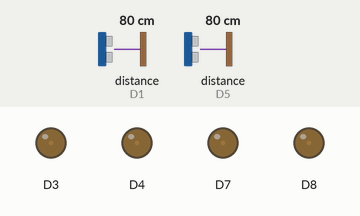
This sketch was run on a simulated ESP8266 (NodeMCU). On the bench: output pins drawn as LEDs (lit = HIGH). Wiring (inferred from the names in the program): 2 × ultrasonic range finder: trigger D2, echo D1 / trigger D6, echo D5. The inputs (shaded band) are chosen by the test bench; at power-on: distance to the obstacle (sensors on D1, D5) 80 cm. The echo pulse lasts 58.3 µs per cm; pins used as bus, display or sensor lines are not drawn.

Above: at 1.2 s.
1.3 s: distance to the obstacle (sensor on D1) set to 33 cm
2.8 s: distance to the obstacle (sensor on D1) set to 28 cm
At 3.8 s:
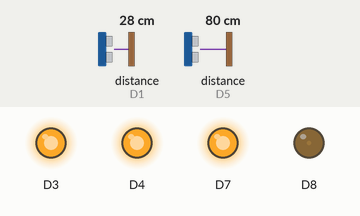
4.4 s: distance to the obstacle (sensor on D5) set to 34 cm
5.9 s: distance to the obstacle (sensor on D5) set to 27 cm
At 7.2 s:
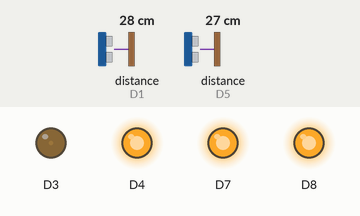
7.5 s: distance to the obstacle (sensor on D5) set to 35 cm
At 8.5 s:
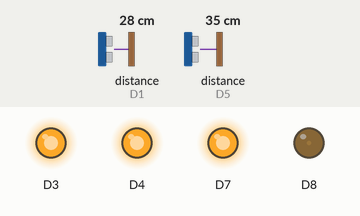
9.0 s: distance to the obstacle (sensor on D5) set to 32 cm
At 12.5 s:
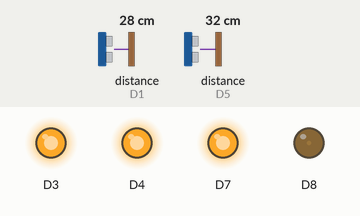
Timing chart, 0 to 13.0 s (numbered marks = the images above; inputs shaded):
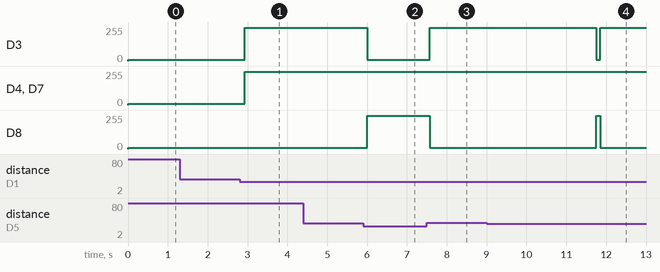

The sketch:

Reciever_two_way.ino
```cpp
// (licence header left out)
#define trigpin1 D2
#define echopin1 D1

#define trigpin2 D6
#define echopin2 D5

long duration1;
int distance1;

long duration2;
int distance2;


#include <ESP8266WiFi.h>
#include <espnow.h>

// Structure example to receive data
// Must match the sender structure
typedef struct struct_message {
    char a[32];
    int b;
    float c;
    String d;
    bool e;
} struct_message;

// Create a struct_message called myData
struct_message myData;

// Callback function that will be executed when data is received
void OnDataRecv(uint8_t * mac, uint8_t *incomingData, uint8_t len) {
  memcpy(&myData, incomingData, sizeof(myData));
  /*Serial.print("Bytes received: ");
  Serial.println(len);
  Serial.print("Char: ");
  Serial.println(myData.a);
  Serial.print("Int: ");
  Serial.println(myData.b);
  Serial.print("Float: ");
  Serial.println(myData.c);
  Serial.print("String: ");
  Serial.println(myData.d);
  Serial.print("Bool: ");
  Serial.println(myData.e);
  Serial.println();
  */
}

void setup() {
  // Initialize Serial Monitor

  pinMode(trigpin1,OUTPUT);
  pinMode(echopin1,INPUT);

  pinMode(trigpin2,OUTPUT);
  pinMode(echopin2,INPUT);

  pinMode(D3,OUTPUT);
  pinMode(D4,OUTPUT);
  pinMode(D7,OUTPUT);
  pinMode(D8,OUTPUT);


  Serial.begin(9600);

  // Set device as a Wi-Fi Station
  WiFi.mode(WIFI_STA);

  // Init ESP-NOW
  if (esp_now_init() != 0) {
    Serial.println("Error initializing ESP-NOW");
    return;
  }

  // Once ESPNow is successfully Init, we will register for recv CB to
  // get recv packer info
  esp_now_set_self_role(ESP_NOW_ROLE_SLAVE);
  esp_now_register_recv_cb(OnDataRecv);


  analogWrite(D3,10);
  analogWrite(D4,10);
  analogWrite(D7,10);
  analogWrite(D8,10);


}

void loop() {

  digitalWrite(trigpin1,HIGH);
delayMicroseconds(10);
digitalWrite(trigpin1,LOW);
duration1=pulseIn(echopin1,HIGH);
distance1 = duration1*0.034/2;
//Serial.println(distance1);
delay(50);

digitalWrite(trigpin2,HIGH);
delayMicroseconds(10);
digitalWrite(trigpin2,LOW);
duration2=pulseIn(echopin2,HIGH);
distance2 = duration2*0.034/2;
//Serial.println(distance2);
delay(50);


if(distance1 < 30){


  analogWrite(D3,250);
  analogWrite(D4,250);
  analogWrite(D7,250);
  analogWrite(D8,10);
}


if(distance2 < 30){


  analogWrite(D3,10);
  analogWrite(D4,250);
  analogWrite(D7,250);
  analogWrite(D8,250);

  }

if(myData.d == "h"){
  analogWrite(D3,10);
  analogWrite(D4,10);
  analogWrite(D7,10);
  analogWrite(D8,10);


  myData.d == "a";

}

}
```

Measured:
- the behaviour switches between 31 and 30 cm on distance to the obstacle (sensor on D1) (found by bisection; images 0 and 1)
- the behaviour switches between 31 and 30 cm on distance to the obstacle (sensor on D5) (found by bisection; images 1 and 2)
- after the input at 1.3 s, every drawn part: stays the same
- after the input at 2.8 s, D3, D4, D7: 10/255 → 250/255 after 0.14 s
- after the input at 4.4 s, every drawn part: stays the same
- after the input at 5.9 s, D3: 250/255 → 10/255 after 0.11 s; D8: 10/255 → 250/255 after 0.11 s
- after the input at 7.5 s, D3: 10/255 → 250/255 after 0.07 s; D8: 250/255 → 10/255 after 0.07 s
- after the input at 9.0 s, D3: 250/255 → 10/255 after 2.8 s, → 250/255 0.10 s later; D8: 10/255 → 250/255 after 2.8 s, → 10/255 0.10 s later
